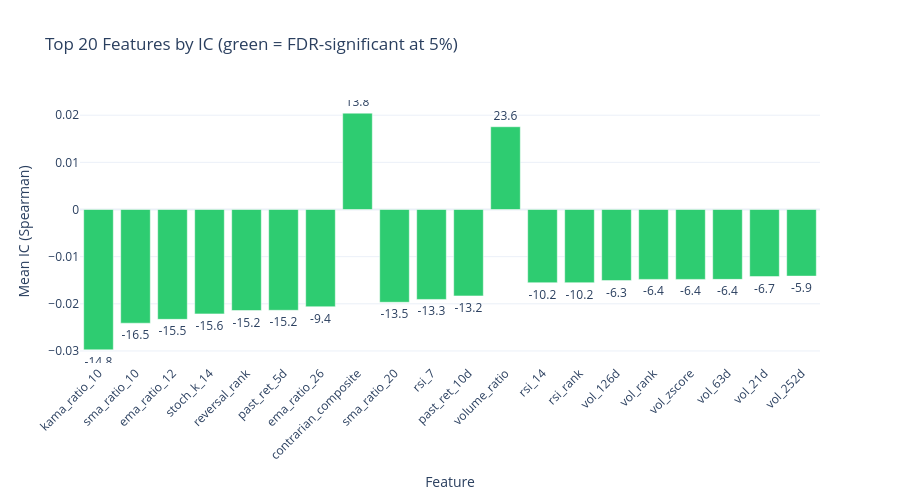

Here is the notebook cell this chart was saved with:
### Markdown cell above
### IC Bar Chart (Top 20)

### Code cell
if ic_results:
    top_20 = eval_summary.sort(pl.col("ic_mean").abs(), descending=True).head(20)

    fig = go.Figure()
    colors = ["#2ecc71" if sig else "#95a5a6" for sig in top_20["significant_fdr05"].to_list()]
    fig.add_trace(
        go.Bar(
            x=top_20["feature"].to_list(),
            y=top_20["ic_mean"].to_list(),
            marker_color=colors,
            text=[f"{t:.1f}" for t in top_20["hac_tstat"].to_list()],
            textposition="outside",
        )
    )
    fig.update_layout(
        title="Top 20 Features by IC (green = FDR-significant at 5%)",
        xaxis_title="Feature",
        yaxis_title="Mean IC (Spearman)",
        template="plotly_white",
        xaxis_tickangle=-45,
        height=500,
    )
    fig.show()

### Figure 1 — Plotly figure (JSON) as saved in the notebook; plotly's stock layout.template omitted (floating-point values rounded to 4 significant figures)
{"data": [{"marker": {"color": ["#2ecc71", "#2ecc71", "#2ecc71", "#2ecc71", "#2ecc71", "#2ecc71", "#2ecc71", "#2ecc71", "#2ecc71", "#2ecc71", "#2ecc71", "#2ecc71", "#2ecc71", "#2ecc71", "#2ecc71", "#2ecc71", "#2ecc71", "#2ecc71", "#2ecc71", "#2ecc71"]}, "text": ["-14.8", "-16.5", "-15.5", "-15.6", "-15.2", "-15.2", "-9.4", "13.8", "-13.5", "-13.3", "-13.2", "23.6", "-10.2", "-10.2", "-6.3", "-6.4", "-6.4", "-6.4", "-6.7", "-5.9"], "textposition": "outside", "type": "bar", "x": ["kama_ratio_10", "sma_ratio_10", "ema_ratio_12", "stoch_k_14", "reversal_rank", "past_ret_5d", "ema_ratio_26", "contrarian_composite", "sma_ratio_20", "rsi_7", "past_ret_10d", "volume_ratio", "rsi_14", "rsi_rank", "vol_126d", "vol_rank", "vol_zscore", "vol_63d", "vol_21d", "vol_252d"], "y": [-0.02976, -0.02411, -0.02329, -0.02214, -0.02142, -0.02137, -0.02062, 0.02043, -0.01968, -0.01907, -0.01833, 0.01755, -0.01553, -0.01552, -0.01507, -0.01482, -0.01482, -0.01481, -0.01422, -0.01413]}], "layout": {"height": 500, "title": {"text": "Top 20 Features by IC (green = FDR-significant at 5%)"}, "xaxis": {"tickangle": -45, "title": {"text": "Feature"}}, "yaxis": {"title": {"text": "Mean IC (Spearman)"}}}}
